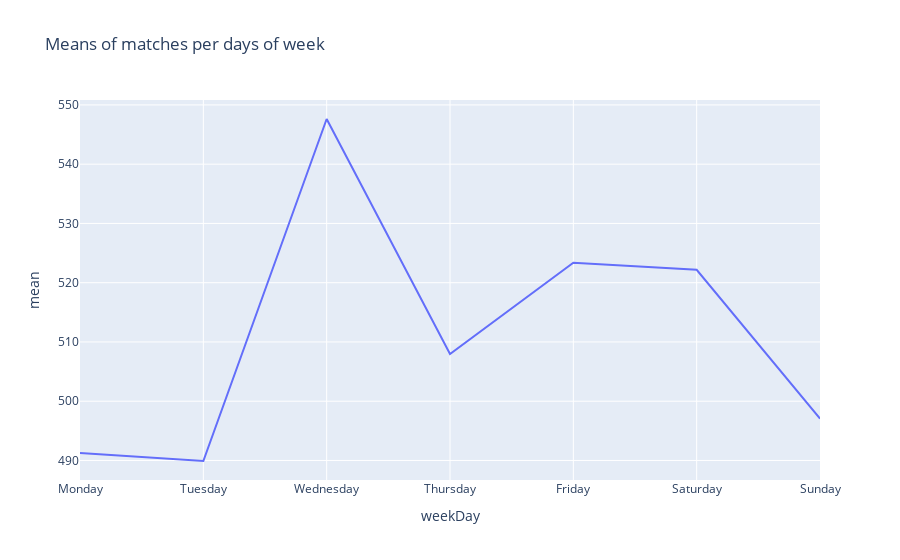

Here is the notebook cell this chart was saved with:
### Code cell
fig = px.line(mean_matches_per_days_week, x = 'weekDay', y = 'mean', title = 'Means of matches per days of week')
fig.show()

### Figure 1 — Plotly figure (JSON) as saved in the notebook; plotly's stock layout.template omitted (floating-point values rounded to 4 significant figures)
{"data": [{"hovertemplate": "weekDay=%{x}<br>mean=%{y}<extra></extra>", "legendgroup": "", "line": {"color": "#636efa", "dash": "solid"}, "marker": {"symbol": "circle"}, "mode": "lines", "name": "", "orientation": "v", "showlegend": false, "type": "scatter", "x": ["Monday", "Tuesday", "Wednesday", "Thursday", "Friday", "Saturday", "Sunday"], "xaxis": "x", "y": [491.3, 489.9, 547.6, 508.0, 523.4, 522.2, 497.1], "yaxis": "y"}], "layout": {"legend": {"tracegroupgap": 0}, "title": {"text": "Means of matches per days of week"}, "xaxis": {"anchor": "y", "domain": [0, 1], "title": {"text": "weekDay"}}, "yaxis": {"anchor": "x", "domain": [0, 1], "title": {"text": "mean"}}}}
